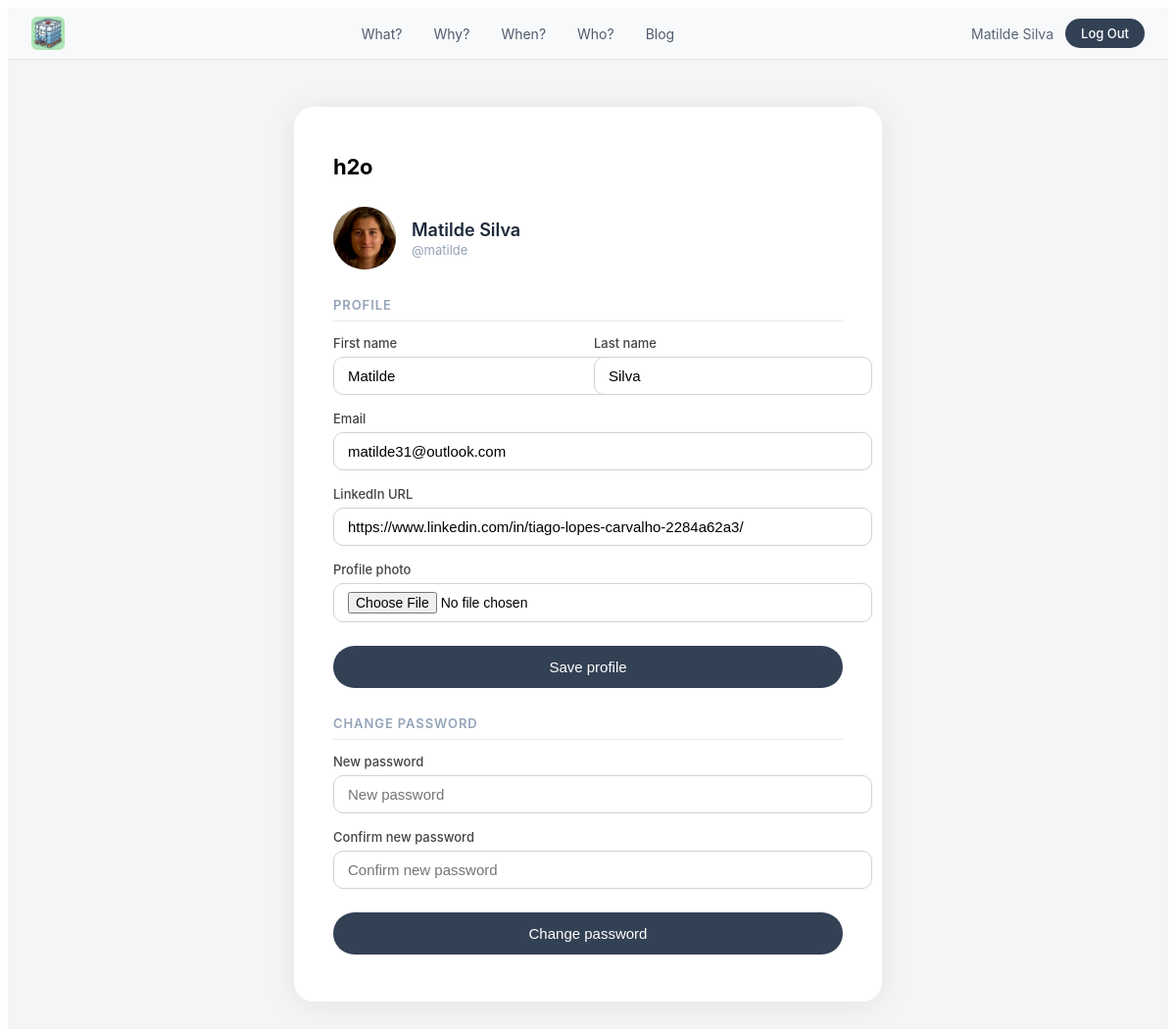
/profile/ (signed in), run on the app's committed database.
### home/models.py (models this page shows, shortened)
class User(AbstractUser):
    class Role(models.TextChoices):
        SYS = "sys", "System"
        COLLAB = "collab", "Collaborator"
        NORMAL = "normal", "Normal"
    class Dept(models.TextChoices):
        ELEC = "elec", DEPT_NAMES["elec"]
        DEV = "dev", DEPT_NAMES["dev"]
        MATH = "math", DEPT_NAMES["math"]
        FINANCE = "finance", DEPT_NAMES["finance"]
        RELATIONS = "relations", DEPT_NAMES["relations"]
    role = models.CharField(max_length=10, choices=Role.choices, default=Role.NORMAL)
    profile_photo = models.ImageField(upload_to="profile_photos/", blank=True, null=True)
    linkedin_url = models.URLField(blank=True)
    dept_main = models.CharField(
        max_length=20,
        choices=Dept.choices,
        blank=True,
        verbose_name="Main Department",
    )

### home/views.py (the view, shortened to what this page needs)
# urls.py: path("profile/", views.edit_profile, name="profile"),
@login_required
def edit_profile(request):
    profile_form = EditProfileForm(instance=request.user)
    password_form = ChangePasswordForm(user=request.user)
    profile_saved = False
    password_saved = False
    return render(request, "home/profile.html", {
        "profile_form": profile_form,
        "password_form": password_form,
        "profile_saved": profile_saved,
        "password_saved": password_saved,
    })

### home/forms.py
class EditProfileForm(forms.ModelForm):
    first_name = forms.CharField(max_length=150, required=True,
        widget=forms.TextInput(attrs={"placeholder": "First name"}))
    last_name = forms.CharField(max_length=150, required=True,
        widget=forms.TextInput(attrs={"placeholder": "Last name"}))
    email = forms.EmailField(required=True,
        widget=forms.EmailInput(attrs={"placeholder": "Email"}))
    linkedin_url = forms.URLField(required=False,
        widget=forms.URLInput(attrs={"placeholder": "https://linkedin.com/in/…"}))
    profile_photo = forms.ImageField(required=False,
        widget=forms.FileInput())
    class Meta:
        model = User
        fields = ("first_name", "last_name", "email", "linkedin_url", "profile_photo")

class ChangePasswordForm(SetPasswordForm):
    new_password1 = forms.CharField(
        label="New password",
        widget=forms.PasswordInput(attrs={"placeholder": "New password"}),
    )
    new_password2 = forms.CharField(
        label="Confirm new password",
        widget=forms.PasswordInput(attrs={"placeholder": "Confirm new password"}),
    )

### home/templates/home/profile.html (shortened to what this page needs)
{% extends "home/auth_base.html" %}
{% load static %}
{% block extra_css %}
<link rel="stylesheet" href="{% static 'home/css/auth.css' %}">
{% endblock %}
{% block auth_content %}
<div class="profile-avatar">
  {% if request.user.profile_photo %}
    <img class="profile-avatar__img" src="{{ request.user.profile_photo.url }}" alt="">
  {% else %}
    <div class="profile-avatar__placeholder"></div>
  {% endif %}
  <div>
    <div class="profile-avatar__name">{{ request.user.get_full_name|default:request.user.username }}</div>
    <div class="profile-avatar__username">@{{ request.user.username }}</div>
  </div>
</div>
<p class="profile-section-title">Profile</p>
<form method="post" enctype="multipart/form-data" class="auth-form">
  <div class="auth-form__row">
    <div class="auth-form__field {% if profile_form.first_name.errors %}auth-form__field--error{% endif %}">
      <label for="{{ profile_form.first_name.id_for_label }}">First name</label>
      {{ profile_form.first_name }}
    </div>
    <div class="auth-form__field {% if profile_form.last_name.errors %}auth-form__field--error{% endif %}">
      <label for="{{ profile_form.last_name.id_for_label }}">Last name</label>
      {{ profile_form.last_name }}
    </div>
  </div>
  <div class="auth-form__field {% if profile_form.email.errors %}auth-form__field--error{% endif %}">
    <label for="{{ profile_form.email.id_for_label }}">Email</label>
    {{ profile_form.email }}
  </div>
  <div class="auth-form__field {% if profile_form.linkedin_url.errors %}auth-form__field--error{% endif %}">
    <label for="{{ profile_form.linkedin_url.id_for_label }}">LinkedIn URL</label>
    {{ profile_form.linkedin_url }}
  </div>
  <div class="auth-form__field">
    <label for="{{ profile_form.profile_photo.id_for_label }}">Profile photo</label>
    {{ profile_form.profile_photo }}
  </div>
  <button type="submit" name="save_profile" class="auth-form__submit auth-form__submit--secondary">
    Save profile
  </button>
</form>
<p class="profile-section-title">Change password</p>
<form method="post" class="auth-form">
  <div class="auth-form__field {% if password_form.new_password1.errors %}auth-form__field--error{% endif %}">
    <label for="{{ password_form.new_password1.id_for_label }}">New password</label>
    {{ password_form.new_password1 }}
  </div>
  <div class="auth-form__field {% if password_form.new_password2.errors %}auth-form__field--error{% endif %}">
    <label for="{{ password_form.new_password2.id_for_label }}">Confirm new password</label>
    {{ password_form.new_password2 }}
  </div>
  <button type="submit" name="save_password" class="auth-form__submit auth-form__submit--secondary">
    Change password
  </button>
</form>
{% endblock %}

### home/templates/home/navbar.html
{% load static %}
<nav class="h2o-nav">
  <a href="/" class="h2o-nav__brand">
    <img src="{% static 'home/img/favicon.jpg' %}" alt="h2o" class="h2o-nav__logo">
  </a>
  <ul class="h2o-nav__links">
    <li><a href="/#what">What?</a></li>
    <li><a href="/#why">Why?</a></li>
    <li><a href="/#when">When?</a></li>
    <li><a href="/#who">Who?</a></li>
    <li><a href="/blog/">Blog</a></li>
  </ul>
  {% if user.is_authenticated %}
    <div class="h2o-nav__user">
      <a href="{% url 'home:profile' %}" class="h2o-nav__username">{{ user.get_full_name|default:user.username }}</a>
      <a href="/logout/" class="h2o-nav__login">Log Out</a>
    </div>
  {% else %}
    <a href="/login/" class="h2o-nav__login">Log In</a>
  {% endif %}
</nav>

### home/static/home/css/navbar.css (style rules this page uses)
.h2o-nav { display: flex; align-items: center; padding: 0 24px; height: 52px; background: rgba(248, 249, 250, 0.92); backdrop-filter: saturate(180%) blur(20px); -webkit-backdrop-filter: saturate(180%) blur(20px); border-bottom: 1px solid rgba(0, 0, 0, 0.07); position: sticky; top: 0; z-index: 1000; font-family: -apple-system, BlinkMacSystemFont, "Segoe UI", sans-serif; font-size: 14px; }
.h2o-nav__brand { text-decoration: none; flex-shrink: 0; display: flex; align-items: center; }
.h2o-nav__logo { height: 34px; width: 34px; border-radius: 6px; object-fit: cover; display: block; border: none; outline: none; }
.h2o-nav__links { display: flex; align-items: center; gap: 32px; list-style: none; margin: 0 auto; padding: 0; }
.h2o-nav__links a { color: #334155; text-decoration: none; opacity: 0.85; transition: opacity 0.15s; }
.h2o-nav__user { display: flex; align-items: center; gap: 12px; flex-shrink: 0; }
.h2o-nav__username { font-size: 14px; color: #475569; opacity: 0.9; text-decoration: none; transition: opacity 0.15s; }
.h2o-nav__login { flex-shrink: 0; background: #334155; color: #fff; text-decoration: none; padding: 7px 16px; border-radius: 980px; font-size: 13px; font-weight: 500; transition: background 0.15s; }

### home/static/home/css/auth.css (style rules this page uses)
.auth-form { display: flex; flex-direction: column; gap: 16px; }
.auth-form__field { display: flex; flex-direction: column; gap: 6px; }
.auth-form__field label { font-size: 13px; font-weight: 500; color: #444; }
.auth-form__field input { padding: 10px 14px; border: 1px solid #d2d2d7; border-radius: 10px; font-size: 15px; outline: none; transition: border-color 0.15s, box-shadow 0.15s; width: 100%; }
.auth-form__submit { margin-top: 8px; background: #000; color: #fff; border: none; border-radius: 980px; padding: 13px; font-size: 15px; font-weight: 500; cursor: pointer; transition: background 0.15s; }

### home/templates/home/profile.html (style rules this page uses)
.profile-avatar { display: flex; align-items: center; gap: 16px; margin-bottom: 28px; }
.profile-avatar__img, .profile-avatar__placeholder { width: 64px; height: 64px; border-radius: 50%; object-fit: cover; flex-shrink: 0; background: linear-gradient(135deg, #94a3b8, #64748b); }
.profile-avatar__name { font-size: 18px; font-weight: 600; color: #1e293b; }
.profile-avatar__username { font-size: 13px; color: #94a3b8; margin-top: 2px; }
.profile-section-title { font-size: 13px; font-weight: 600; text-transform: uppercase; letter-spacing: 0.07em; color: #94a3b8; margin: 28px 0 14px; padding-bottom: 8px; border-bottom: 1px solid #e2e8f0; }
.profile-section-title:first-of-type { margin-top: 0; }
.auth-form__row { display: grid; grid-template-columns: 1fr 1fr; gap: 12px; }
.auth-form__field input[type="file"] { padding: 8px 14px; font-size: 14px; cursor: pointer; }
.auth-form__submit--secondary { background: #334155; }

### data on the page
User: get_full_name "Matilde Silva", user.profile_photo (picture), user.get_full_name "Matilde Silva", user.username "matilde", first_name "Matilde", last_name "Silva", email "matilde31@outlook.com", linkedin_url "https://www.linkedin.com/in/tiago-lopes-carvalho-2284a62a3/"
